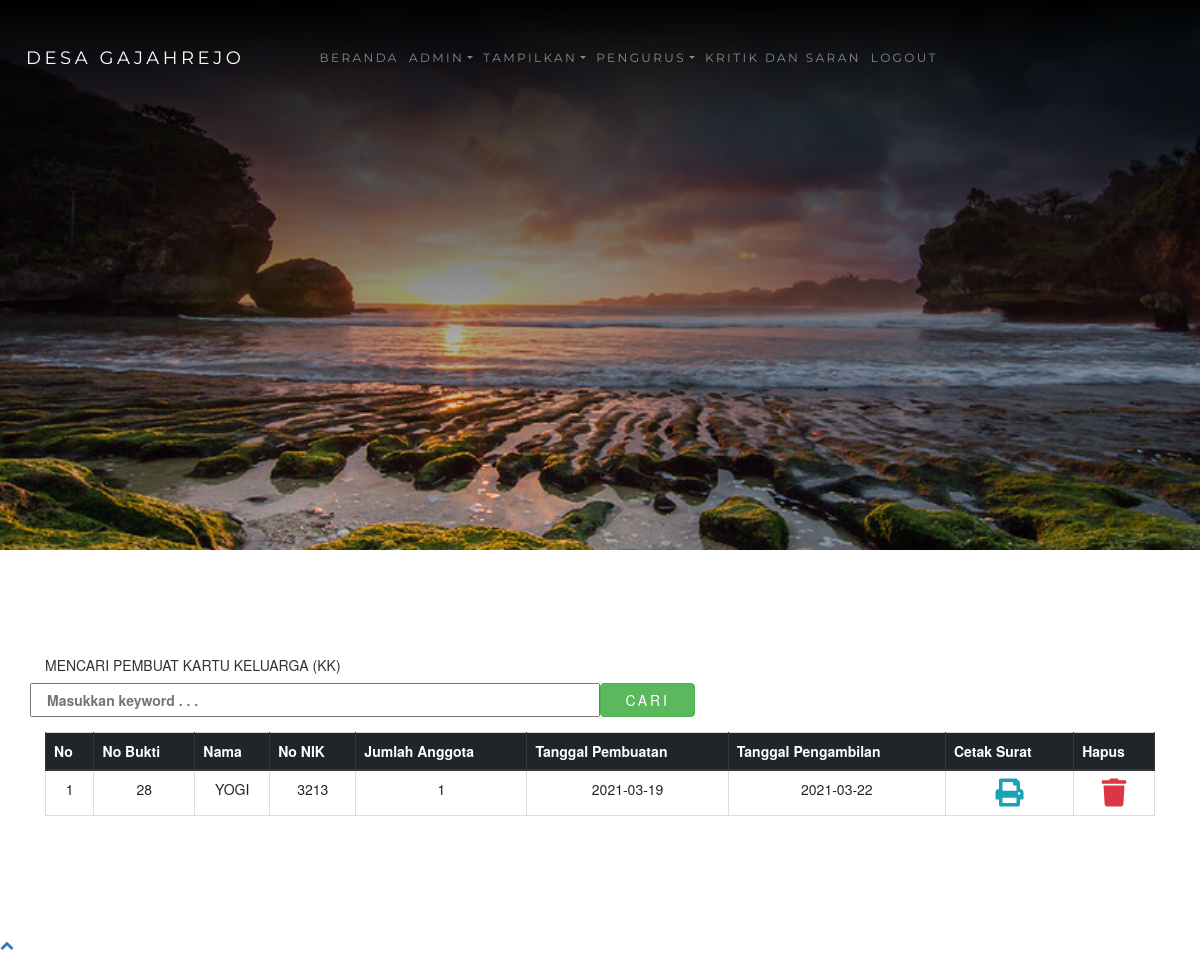
The page /admin.php?halaman=kk (signed in) on the database its author committed.
### tables this page shows
CREATE TABLE `kk` (
  `id` int(11) NOT NULL,
  `nama_kepala` varchar(300) NOT NULL,
  `nik` varchar(100) NOT NULL,
  `alamat` varchar(300) NOT NULL,
  `rt` varchar(5) NOT NULL,
  `rw` varchar(5) NOT NULL,
  `desa` varchar(100) NOT NULL,
  `kec` varchar(100) NOT NULL,
  `kab` varchar(100) NOT NULL,
  `prov` varchar(100) NOT NULL,
  `kode_pos` varchar(100) NOT NULL,
  `telepon` varchar(100) NOT NULL,
  `jumlah` int(5) NOT NULL,
  `tgl_buat` date NOT NULL,
  `tgl_ambil` date NOT NULL
);

### functions.php (called while the page is built, shortened)
<?php
$conn = mysqli_connect("localhost", "root", "", "ta_web");
function query($query)
{
    global $conn;
    $result = mysqli_query($conn, $query);
    $rows = [];
    while ($row = mysqli_fetch_assoc($result)) {
        $rows[] = $row;
    }
    return $rows;
}

### pembuat_kk.php (the view, shortened to what this page needs)
<?php
require 'functions.php';
$kk = query("SELECT * FROM kk ORDER BY id DESC");
?>
<!DOCTYPE html>
<html lang="en">
<head>
</head>
<body>
    <div class="inner-page">
        <div class="slider-item" style="background-image: url('images/bg_admin.jpg');">
            <div class="container">
                <div class="row slider-text align-items-center justify-content-center">
                </div>
            </div>
        </div>
    </div>
    <section class="section blog">
        <div class="container">
            <form action="" method="post">
                <div class="form-group row font-weight-bold text-uppercase">
                    <h5 class="col-sm-12">Mencari Pembuat Kartu Keluarga (KK)</h5>
                    <input type="text" class="col-sm-6" placeholder="Masukkan keyword . . ." name="keyword" id="keyword" autocomplete="off">
                    <button type="submit" class="col-sm-1 btn btn-success" name="cari">Cari</button>
                </div>
            </form>
            <table class="table table-bordered text-center">
                <thead class="thead-dark">
                    <tr class="text-center">
                        <th>No</th>
                        <th>No Bukti</th>
                        <th>Nama</th>
                        <th>No NIK</th>
                        <th>Jumlah Anggota</th>
                        <th>Tanggal Pembuatan</th>
                        <th>Tanggal Pengambilan</th>
                        <th>Cetak Surat</th>
                        <th>Hapus</th>
                    </tr>
                </thead>
                <?php $i = 1; ?>
                <tbody>
                    <?php foreach ($kk as $row) : ?>
                        <tr>
                            <td><?= $i; ?></td>
                            <td><?= $row["id"] ?></td>
                            <td><?= $row["nama_kepala"] ?></td>
                            <td><?= $row["nik"] ?></td>
                            <td><?= $row["jumlah"] ?></td>
                            <td><?= $row["tgl_buat"] ?></td>
                            <td><?= $row["tgl_ambil"] ?></td>
                            <td><a href="cetak_kk.php?id=<?= $row["id"]; ?>" target="_blank" i class="fas fa-print text-info fa-2x"></i></a></td>
                            <td><a href="hapus.php?id=<?= $row["id"]; ?>&hapus=kk" onclick="return confirm('Mau dihapus ?')"><i class="fas fa-trash text-danger fa-2x"></i></a></td>
                        </tr>
                        <?php $i++; ?>
                    <?php endforeach; ?>
                </tbody>
            </table>
        </div>
    </section>
</body>
</html>

### rows shown on the page
kk: id "28", nama_kepala "YOGI", nik "3213", jumlah "1", tgl_buat "2021-03-19", tgl_ambil "2021-03-22"
